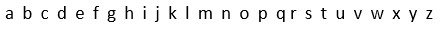
#> input picture src/img/training_vector.png, 443 x 34 px
$ python przepuscPrzezSiec.py
#> lines starting #> are read from the running program, lines starting #| are printed output that depends on the picture
### training_vector.py
"""Importy"""
import cv2 as cv
import numpy as np
import pytesseract

"""Ladowanie tesseract'a"""
pytesseract.pytesseract.tesseract_cmd = r"C:\Program Files\Tesseract-OCR\tesseract.exe"


def wyznaczWektorTrenujacy(image_path, sensitivity):
    """Funkcja która bedzie znajdywac w podaym obrazku 26 liter angielskiego alfabetu a nastepnie na ich
    podstawie tworzyc wektor trenujacy """
#> called with image_path = 'src/img/training_vector.png', sensitivity = 86

    """Image Pre-Processing , zamiana na GRAY bedzie pomocna przy klasyfikacji pixeli"""
    try:
        img = cv.imread(image_path)
#> img is the input picture: shape (34, 443, 3); min 0, max 255, mean 241.3
        img = cv.resize(img, None, fx=2, fy=2, interpolation=cv.INTER_CUBIC)
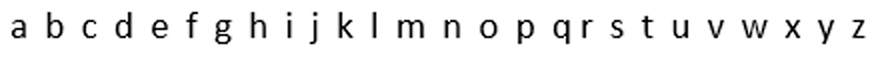
#> img: shape (68, 886, 3); min 0, max 255, mean 240.6
        img = cv.cvtColor(img, cv.COLOR_RGB2GRAY)
#> img: shape (68, 886)
        img = cv.cvtColor(img, cv.COLOR_BGR2RGB)
    except:
        print("Błąd poczas pre-procesingu, sprawdz ściezke/rozszezenie pliku lub jego rozmairy")
        return

    # wyznaczenie rozmiarów image i polozenia poszczegolnych znakow
    hImg, wImg, _ = img.shape
#> hImg = 68; wImg = 886
#> (the run stopped early here; a loop or call above may not have finished)
